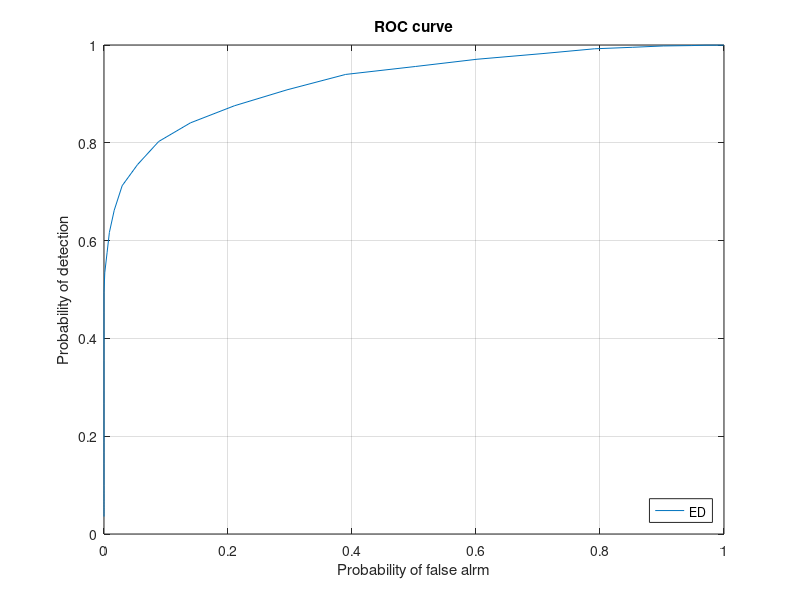

MATLAB code to generate this figure:
nPUs = 1; % Number of primary users
nSUs = 2; % Number of secondary users
nSamps = 1e3; % Number of sensing samples per sensing period
snrdB = linspace(-12,-8,nSUs); snr = db2pow(snrdB); % Signal-to-noise ratio (SNR) of each SU
sPow = ones(1,nSUs); % Received PU signal power at each SU
nPow = sPow./snr; % Noise power at each SU
nMCEvents = 5e3; % Number of Monte Carlo events
nROCPts = 50; % Number of receiver operating characteristic (ROC) curve points
Ted = zeros(nMCEvents,1); % Preallocating for speed
TX = randi([0,1],nMCEvents,1); % Simulates hypotheses H0 and H1 for the received signal, 50% under H0 and 50% under H1
for i = 1:nMCEvents
    H = sqrt(1/2)*complex(randn(nSUs,nPUs),randn(nSUs,nPUs)); % Rayleigh channel samples for each SU
    X = sqrt(1/nPUs)*complex(randn(nPUs,nSamps),randn(nPUs,nSamps)); % Normally distributed primary user signal (weighted by sqrt(1/nPUs) for keeping desired SNR)
    V = sqrt(diag(nPow)/2)*complex(randn(nSUs,nSamps),randn(nSUs,nSamps)); % AWGN
    Y = TX(i)*sqrt(diag(sPow)/2)*(H*X) + V; % Received signal at each SU
    Ted(i) = (1/nSUs)*sum((1/nSamps)*sum(abs(Y).^2,2)); % Energy detection test statistic
end
Thres = linspace(min(Ted),0.85*max(Ted),nROCPts); % Threshold decision for each ROC point
nH0 = sum(TX==0); % The number of times the PU transmitter(s) has been in the non-active state
nH1 = sum(TX==1); % The number of times the PU transmitter(s) has been in the active state
Pfa = sum(Ted>Thres&TX==0)/nH0; % Probability of false alarm for each decision threshold
Pd = sum(Ted>Thres&TX==1)/nH1; % Probability of detection for each decision threshold
figure
plot(Pfa,Pd)
title('ROC curve')
xlabel('Probability of false alrm')
ylabel('Probability of detection')
legend('ED','Location','SouthEast')
grid
